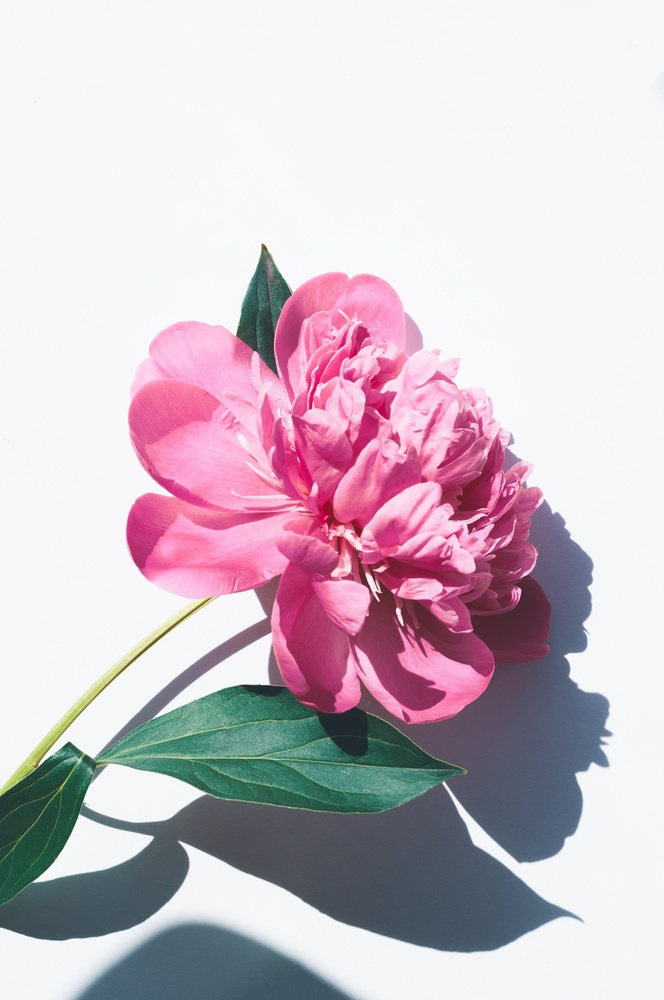
#> input picture Prak8/flower.jpg, 664 x 1000 px, shrunk from 2848 x 4288 before the run
$ python tugas-no5.py   (older library calls are emulated)
#> lines starting #> are read from the running program, lines starting #| are printed output that depends on the picture; after the words box and inside, x2 and y2 are one past the last pixel; in counts of white or black regions, pixels touching at a corner belong together
import cv2
import matplotlib.pyplot as plt

img = cv2.imread("flower.jpg", 0)
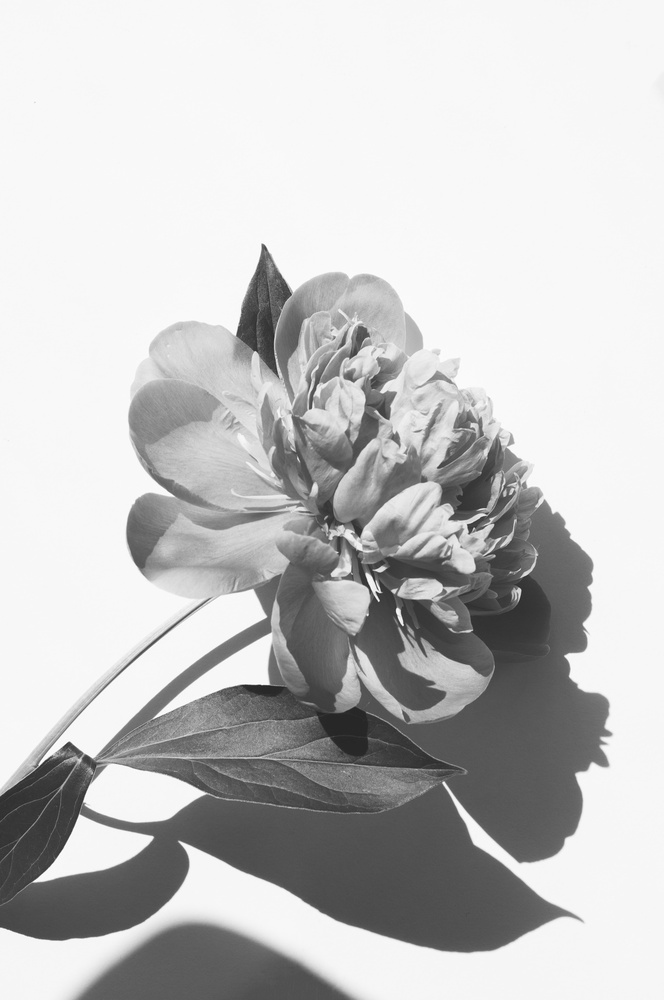
#> img: shape (1000, 664); min 33, max 255, mean 195.9

sobel_x = cv2.Sobel(src=img, ddepth=cv2.CV_64F, dx=1, dy=0, ksize=5)
sobel_y = cv2.Sobel(src=img, ddepth=cv2.CV_64F, dx=0, dy=1, ksize=5)
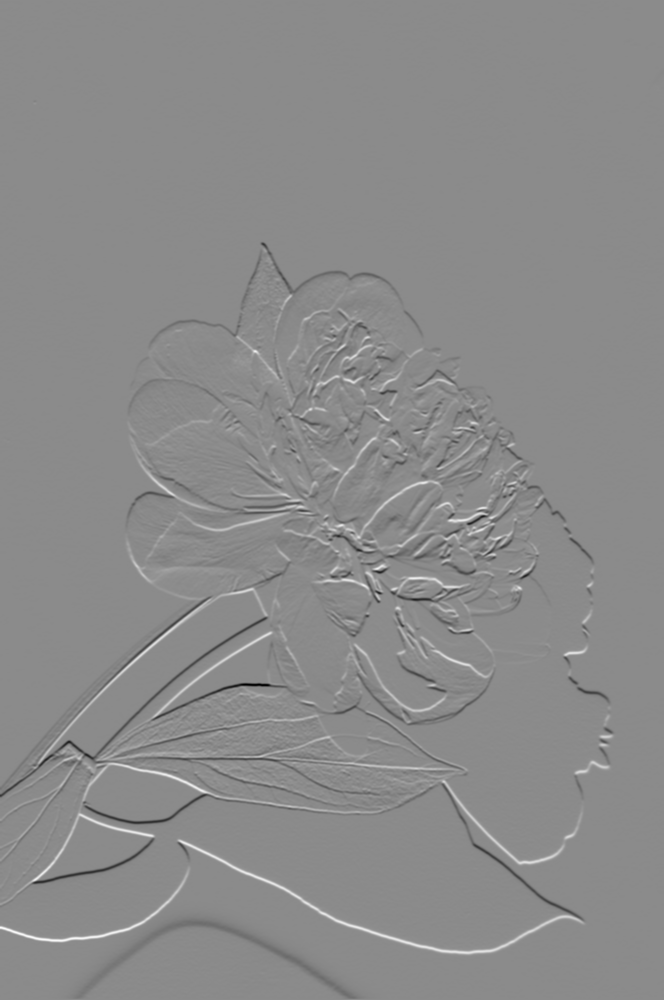
#> sobel_y: shape (1000, 664) float64; min -10019, max 8348, mean -8.9; drawn with min black and max white
sobel = cv2.Sobel(src=img, ddepth=cv2.CV_64F, dx=1, dy=1, ksize=5)
sobel = cv2.convertScaleAbs(sobel)
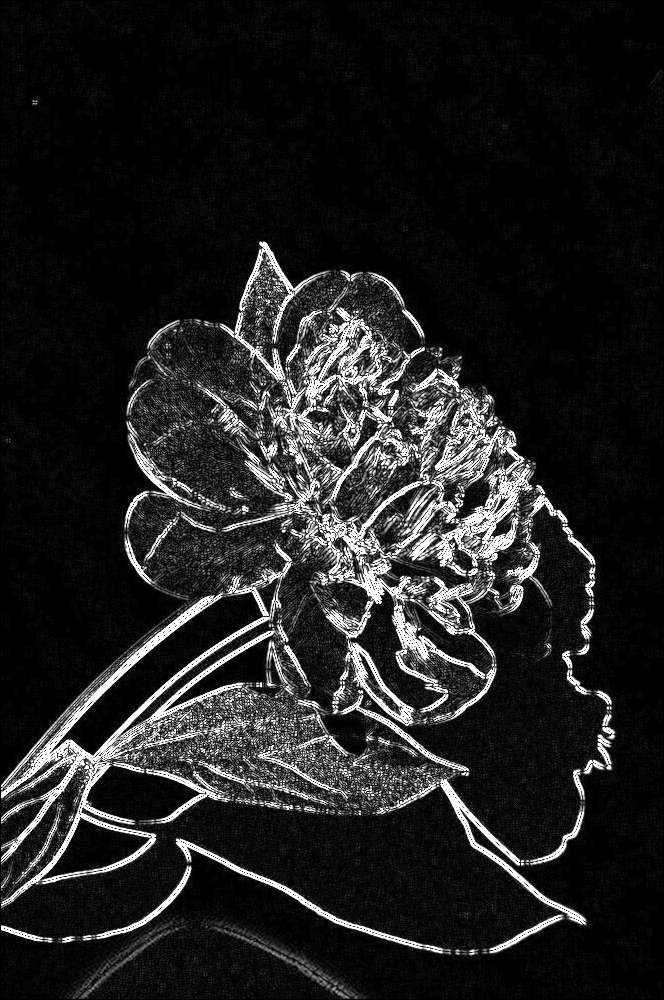
#> sobel: shape (1000, 664); min 0, max 255, mean 33.1

canny = cv2.Canny(img, 100, 200)
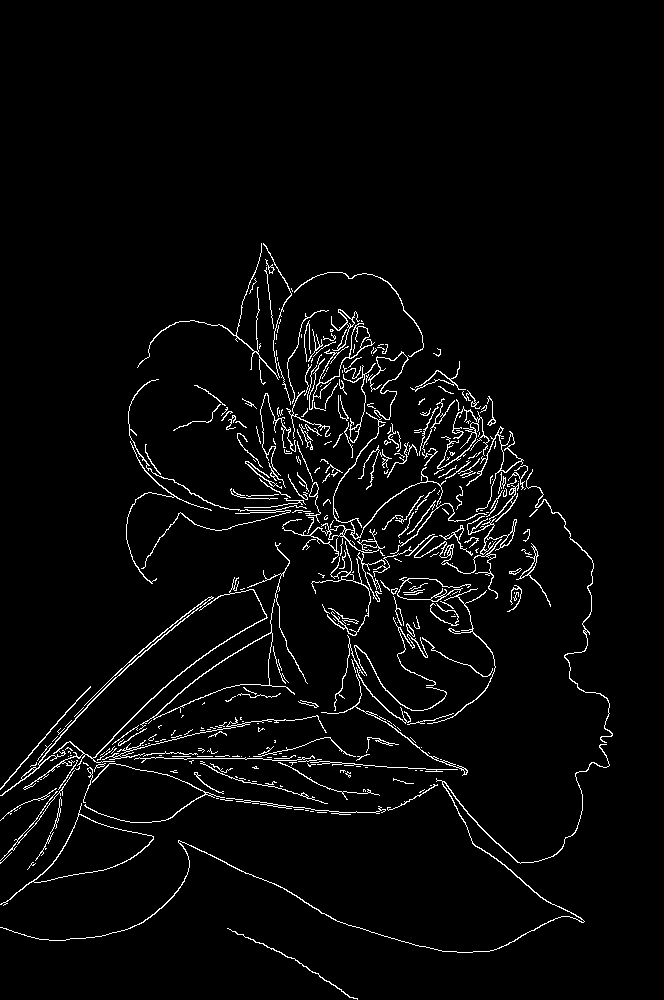
#> canny: shape (1000, 664); 3.4% white in thin lines or dots, all inside (x1, y1, x2, y2) = (0, 243, 613, 1000)

im_lap = cv2.Laplacian(img, ksize=5, ddepth=cv2.CV_64F)
im_lap = cv2.convertScaleAbs(im_lap)
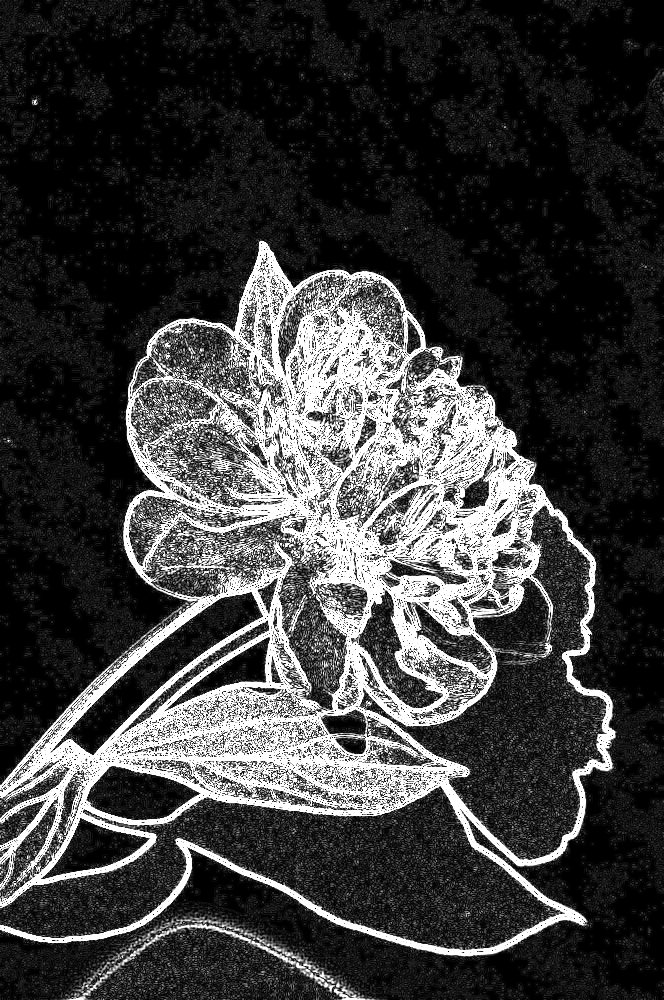
#> im_lap: shape (1000, 664); min 0, max 255, mean 61.3

sobel = 255 - sobel
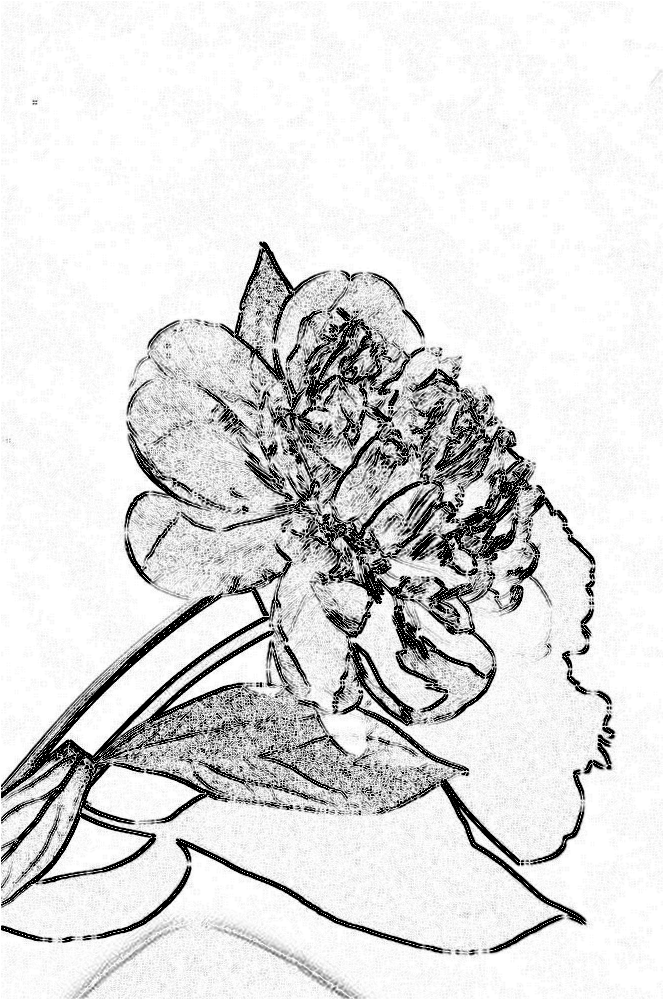
#> sobel: shape (1000, 664); min 0, max 255, mean 221.9
canny = 255 - canny
im_lap = 255 - im_lap
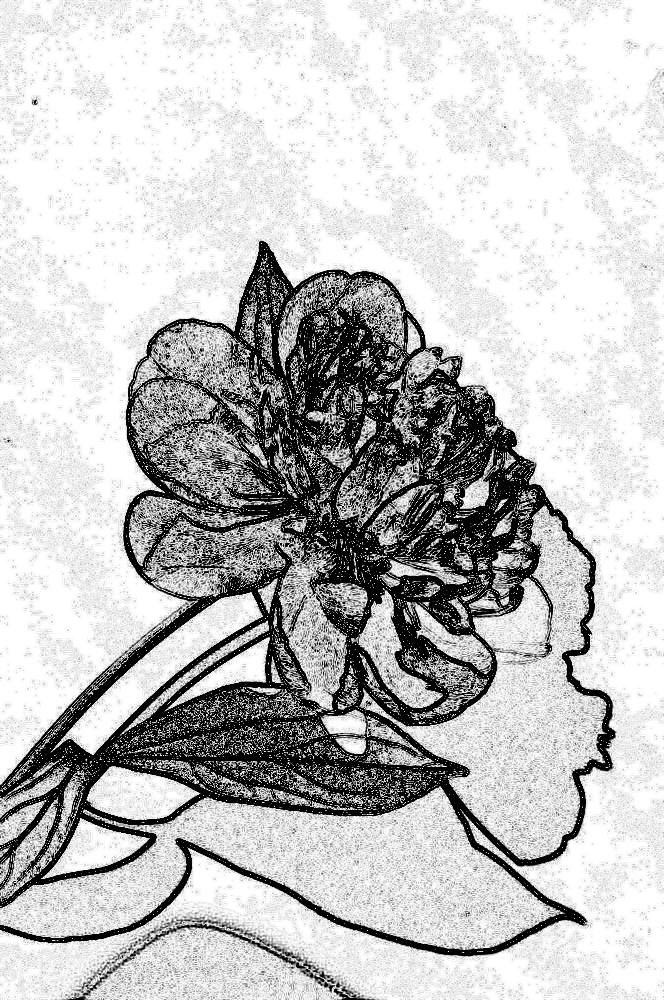
#> im_lap: shape (1000, 664); min 0, max 255, mean 193.7

img = cv2.cvtColor(img, cv2.COLOR_BGR2RGB)
#> img: shape (1000, 664, 3)
sobel = cv2.cvtColor(sobel, cv2.COLOR_BGR2RGB)
#> sobel: shape (1000, 664, 3)
canny = cv2.cvtColor(canny, cv2.COLOR_BGR2RGB)
im_lap = cv2.cvtColor(im_lap, cv2.COLOR_BGR2RGB)
#> im_lap: shape (1000, 664, 3)

images = [img, sobel, canny, im_lap]
titles = ["Original", "Sobel", "Canny", "Laplacian"]

for i in range(4):
    plt.subplot(2, 2, i+1), plt.imshow(images[i])
    plt.axis('off')
    plt.title(titles[i])
plt.show()
